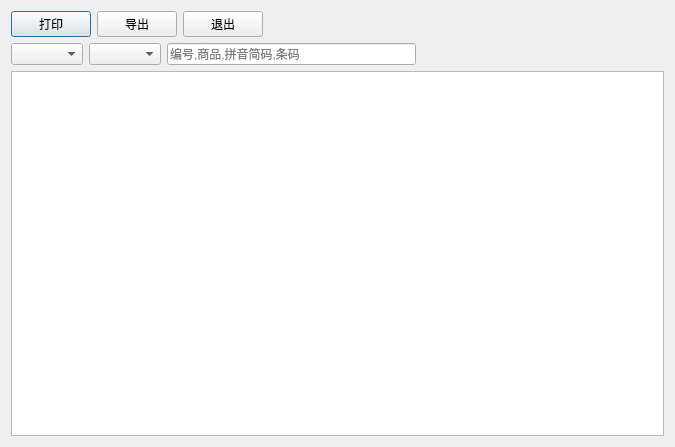
<?xml version="1.0" encoding="UTF-8"?>
<ui version="4.0">
 <class>w_i_inventory_query</class>
 <widget class="QDialog" name="w_i_inventory_query">
  <property name="geometry">
   <rect>
    <x>0</x>
    <y>0</y>
    <width>675</width>
    <height>447</height>
   </rect>
  </property>
  <property name="windowTitle">
   <string>Dialog</string>
  </property>
  <layout class="QVBoxLayout" name="verticalLayout">
   <item>
    <layout class="QHBoxLayout" name="horizontalLayout">
     <item>
      <widget class="lds_toolbar_button" name="pushButton_print">
       <property name="text">
        <string>打印</string>
       </property>
       <property name="outer_stylesheet" stdset="0">
        <string>pushbutton</string>
       </property>
      </widget>
     </item>
     <item>
      <widget class="lds_toolbar_button" name="pushButton_export">
       <property name="text">
        <string>导出</string>
       </property>
       <property name="outer_stylesheet" stdset="0">
        <string>pushbutton</string>
       </property>
      </widget>
     </item>
     <item>
      <widget class="lds_toolbar_button" name="pushButton_exit">
       <property name="text">
        <string>退出</string>
       </property>
       <property name="outer_stylesheet" stdset="0">
        <string>pushbutton</string>
       </property>
      </widget>
     </item>
     <item>
      <spacer name="horizontalSpacer_2">
       <property name="orientation">
        <enum>Qt::Horizontal</enum>
       </property>
       <property name="sizeHint" stdset="0">
        <size>
         <width>40</width>
         <height>20</height>
        </size>
       </property>
      </spacer>
     </item>
    </layout>
   </item>
   <item>
    <layout class="QHBoxLayout" name="horizontalLayout_2">
     <item>
      <widget class="lds_ComboBox" name="comboBox_report_type"/>
     </item>
     <item>
      <widget class="lds_ComboBox" name="comboBox_dish_type"/>
     </item>
     <item>
      <widget class="QLineEdit" name="lineEdit">
       <property name="placeholderText">
        <string>编号,商品,拼音简码,条码</string>
       </property>
      </widget>
     </item>
     <item>
      <spacer name="horizontalSpacer">
       <property name="orientation">
        <enum>Qt::Horizontal</enum>
       </property>
       <property name="sizeHint" stdset="0">
        <size>
         <width>40</width>
         <height>20</height>
        </size>
       </property>
      </spacer>
     </item>
    </layout>
   </item>
   <item>
    <widget class="lds_tableview_sum" name="tableView"/>
   </item>
  </layout>
 </widget>
 <customwidgets>
  <customwidget>
   <class>lds_toolbar_button</class>
   <extends>QPushButton</extends>
   <header>lds_toolbar_button.h</header>
  </customwidget>
  <customwidget>
   <class>lds_ComboBox</class>
   <extends>QComboBox</extends>
   <header>lds_combobox.h</header>
  </customwidget>
  <customwidget>
   <class>lds_tableview_sum</class>
   <extends>QTableView</extends>
   <header>lds_tableview_sum.h</header>
  </customwidget>
 </customwidgets>
 <resources/>
 <connections/>
</ui>
